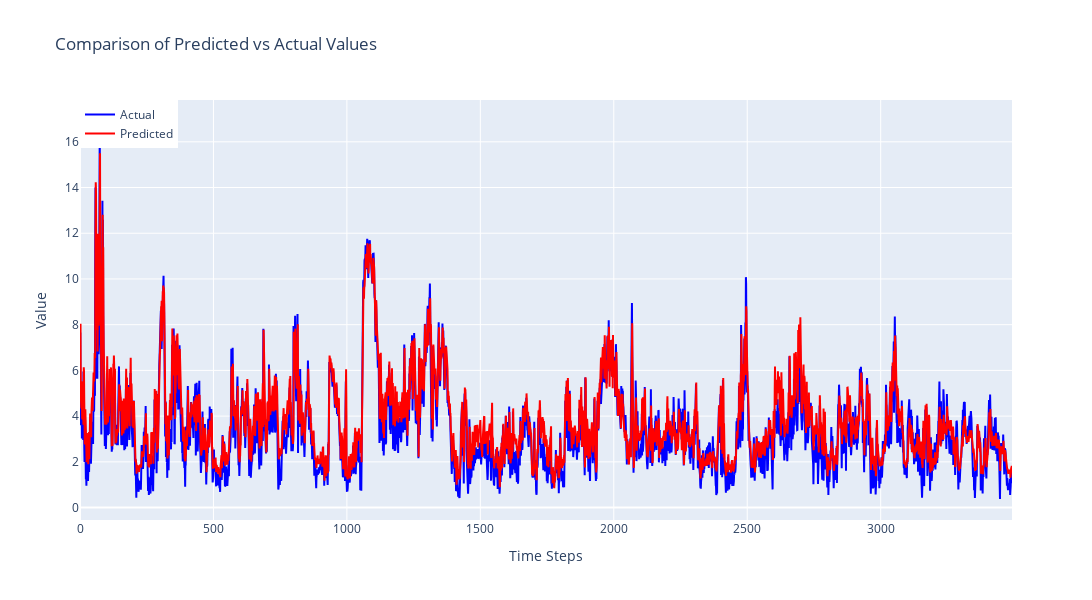

Notebook cell for this chart:
### Code cell
import plotly.graph_objects as go

# Create a figure
fig = go.Figure()

# Add actual values trace
fig.add_trace(go.Scatter(
    x=list(range(len(y_test[:, 0]))),
    y=y_test[:, 0],
    mode='lines',
    name='Actual',
    line=dict(color='blue')
))

# Add predicted values trace
fig.add_trace(go.Scatter(
    x=list(range(len(y_pred[:, 0]))),
    y=y_pred[:, 0],
    mode='lines',
    name='Predicted',
    line=dict(color='red')
))

# Update layout
fig.update_layout(
    title='Comparison of Predicted vs Actual Values',
    xaxis_title='Time Steps',
    yaxis_title='Value',
    legend=dict(x=0, y=1),
    width=1800,
    height=600,
    showlegend=True
)

# Show the plot
fig.show()

### Figure 1 — Plotly figure (JSON) as saved in the notebook; plotly's stock layout.template omitted (floating-point values rounded to 4 significant figures; data arrays with more than 128 entries replaced by an {"elided": "..."} marker saying what was removed)
{"data": [{"line": {"color": "blue"}, "mode": "lines", "name": "Actual", "type": "scatter", "x": {"elided": "3493 int values"}, "y": {"elided": "3493 float values"}}, {"line": {"color": "red"}, "mode": "lines", "name": "Predicted", "type": "scatter", "x": {"elided": "3493 int values"}, "y": {"elided": "3493 float values"}}], "layout": {"height": 600, "legend": {"x": 0, "y": 1}, "showlegend": true, "title": {"text": "Comparison of Predicted vs Actual Values"}, "width": 1800, "xaxis": {"title": {"text": "Time Steps"}}, "yaxis": {"title": {"text": "Value"}}}}
